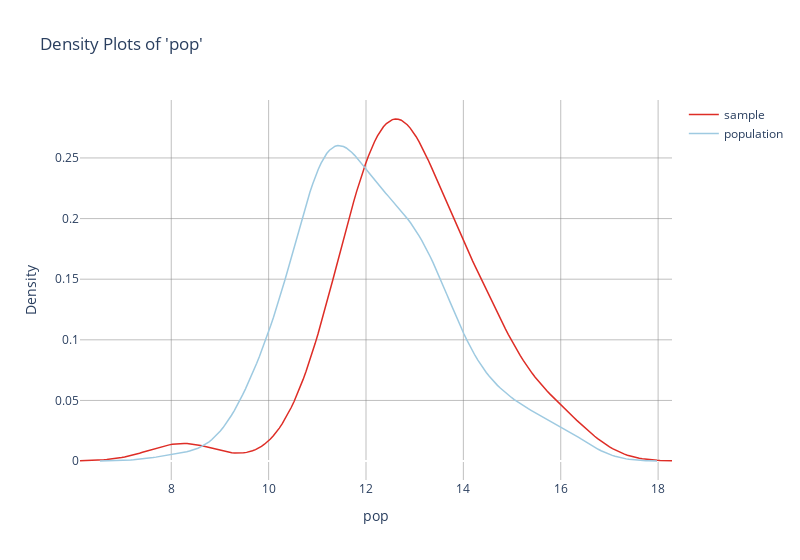
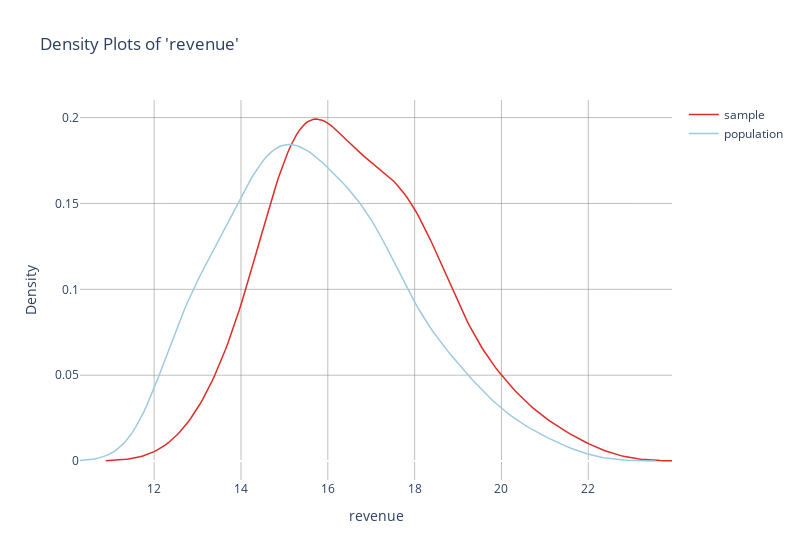
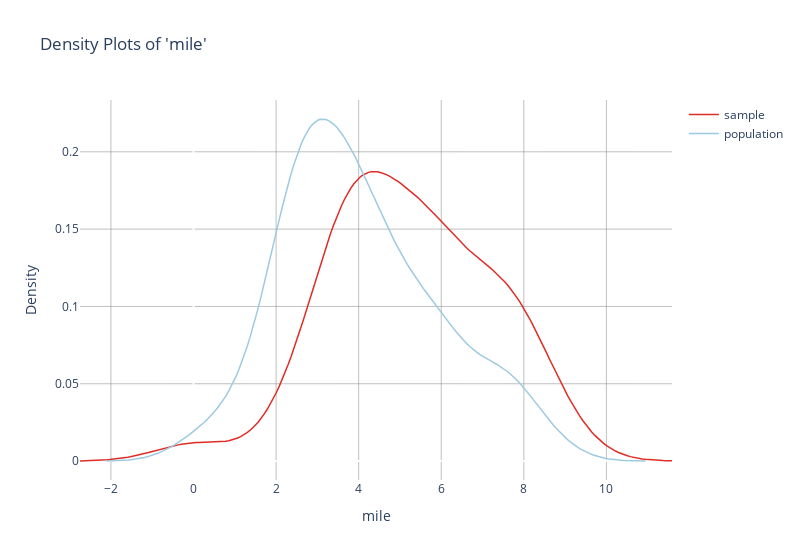
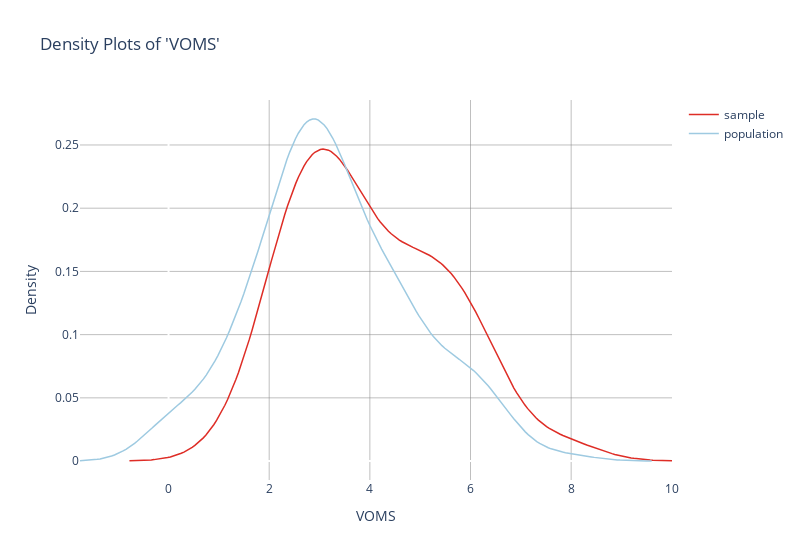

Notebook code for these charts, in order:
### Code cell
from balance import Sample

pre_sample = responded[['NTDID', 'pop', 'revenue', 'mile', 'VOMS']].dropna()
pre_sample[['pop', 'revenue', 'mile', 'VOMS']] = np.log(pre_sample[['pop', 'revenue', 'mile', 'VOMS']])

pre_target = transit_survey_video[['NTDID', 'pop', 'revenue', 'mile', 'VOMS']].dropna()
pre_target[['pop', 'revenue', 'mile', 'VOMS']] = np.log(pre_target[['pop', 'revenue', 'mile', 'VOMS']])

sample = Sample.from_frame(pre_sample, id_column='NTDID')
target = Sample.from_frame(pre_target, id_column='NTDID')
sample_with_target = sample.set_target(target)
sample_with_target.covars().plot()

### Figure 1 — Plotly figure (JSON) as saved in the notebook; plotly's stock layout.template omitted (floating-point values rounded to 4 significant figures; data arrays with more than 128 entries replaced by an {"elided": "..."} marker saying what was removed)
{"data": [{"line": {"color": "rgba(222,45,38,1)", "width": 1.5}, "mode": "lines", "name": "sample", "type": "scatter", "x": {"elided": "200 float values"}, "y": {"elided": "200 float values"}}, {"line": {"color": "rgb(158,202,225,1)", "width": 1.5}, "mode": "lines", "name": "population", "type": "scatter", "x": {"elided": "200 float values"}, "y": {"elided": "200 float values"}}], "layout": {"paper_bgcolor": "rgb(255, 255, 255)", "plot_bgcolor": "rgb(255, 255, 255)", "title": {"text": "Density Plots of 'pop'"}, "width": 800, "xaxis": {"gridcolor": "rgba(128, 128, 128, 0.5)", "gridwidth": 1, "showgrid": true, "title": {"text": "pop"}}, "yaxis": {"gridcolor": "rgba(128, 128, 128, 0.5)", "gridwidth": 1, "showgrid": true, "title": {"text": "Density"}}}}

### Figure 2 — Plotly figure (JSON) as saved in the notebook; plotly's stock layout.template omitted (floating-point values rounded to 4 significant figures; data arrays with more than 128 entries replaced by an {"elided": "..."} marker saying what was removed)
{"data": [{"line": {"color": "rgba(222,45,38,1)", "width": 1.5}, "mode": "lines", "name": "sample", "type": "scatter", "x": {"elided": "200 float values"}, "y": {"elided": "200 float values"}}, {"line": {"color": "rgb(158,202,225,1)", "width": 1.5}, "mode": "lines", "name": "population", "type": "scatter", "x": {"elided": "200 float values"}, "y": {"elided": "200 float values"}}], "layout": {"paper_bgcolor": "rgb(255, 255, 255)", "plot_bgcolor": "rgb(255, 255, 255)", "title": {"text": "Density Plots of 'revenue'"}, "width": 800, "xaxis": {"gridcolor": "rgba(128, 128, 128, 0.5)", "gridwidth": 1, "showgrid": true, "title": {"text": "revenue"}}, "yaxis": {"gridcolor": "rgba(128, 128, 128, 0.5)", "gridwidth": 1, "showgrid": true, "title": {"text": "Density"}}}}

### Figure 3 — Plotly figure (JSON) as saved in the notebook; plotly's stock layout.template omitted (floating-point values rounded to 4 significant figures; data arrays with more than 128 entries replaced by an {"elided": "..."} marker saying what was removed)
{"data": [{"line": {"color": "rgba(222,45,38,1)", "width": 1.5}, "mode": "lines", "name": "sample", "type": "scatter", "x": {"elided": "200 float values"}, "y": {"elided": "200 float values"}}, {"line": {"color": "rgb(158,202,225,1)", "width": 1.5}, "mode": "lines", "name": "population", "type": "scatter", "x": {"elided": "200 float values"}, "y": {"elided": "200 float values"}}], "layout": {"paper_bgcolor": "rgb(255, 255, 255)", "plot_bgcolor": "rgb(255, 255, 255)", "title": {"text": "Density Plots of 'mile'"}, "width": 800, "xaxis": {"gridcolor": "rgba(128, 128, 128, 0.5)", "gridwidth": 1, "showgrid": true, "title": {"text": "mile"}}, "yaxis": {"gridcolor": "rgba(128, 128, 128, 0.5)", "gridwidth": 1, "showgrid": true, "title": {"text": "Density"}}}}

### Figure 4 — Plotly figure (JSON) as saved in the notebook; plotly's stock layout.template omitted (floating-point values rounded to 4 significant figures; data arrays with more than 128 entries replaced by an {"elided": "..."} marker saying what was removed)
{"data": [{"line": {"color": "rgba(222,45,38,1)", "width": 1.5}, "mode": "lines", "name": "sample", "type": "scatter", "x": {"elided": "200 float values"}, "y": {"elided": "200 float values"}}, {"line": {"color": "rgb(158,202,225,1)", "width": 1.5}, "mode": "lines", "name": "population", "type": "scatter", "x": {"elided": "200 float values"}, "y": {"elided": "200 float values"}}], "layout": {"paper_bgcolor": "rgb(255, 255, 255)", "plot_bgcolor": "rgb(255, 255, 255)", "title": {"text": "Density Plots of 'VOMS'"}, "width": 800, "xaxis": {"gridcolor": "rgba(128, 128, 128, 0.5)", "gridwidth": 1, "showgrid": true, "title": {"text": "VOMS"}}, "yaxis": {"gridcolor": "rgba(128, 128, 128, 0.5)", "gridwidth": 1, "showgrid": true, "title": {"text": "Density"}}}}
